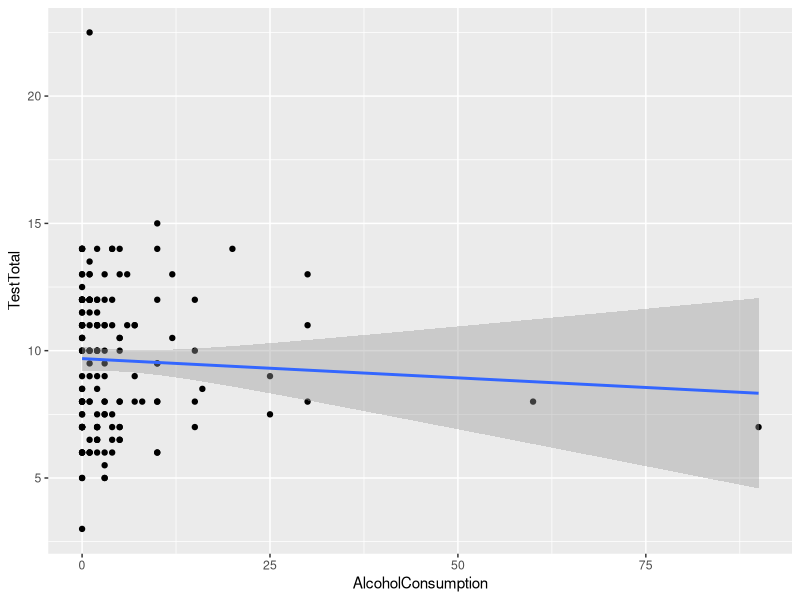

Recreate this plot in R.
## ---- chunk 1
knitr::opts_chunk$set(echo = TRUE)
library(tidyverse)
## ---- chunk 2
data <- read_csv('../data/npe-1920-wiskundige-geletterdheid.csv')
allTestData  <-  na.omit(subset(data, select = c(16, 96:110))) %>%
  mutate(TestLevel1 = TestQ01 + TestQ02 + TestQ03 + TestQ04 + TestQ05) %>%
  mutate(TestLevel2 = TestQ06 + TestQ07 + TestQ08 + TestQ09 + TestQ10) %>%
  mutate(TestLevel3 = TestQ11 + TestQ12 + TestQ13 + TestQ14 + TestQ15) %>%
  mutate(TestTotal = TestLevel1 + TestLevel2 + TestLevel3)
glimpse(allTestData)
## ---- chunk 3
ggplot(data = allTestData, mapping = aes(x = AlcoholConsumption, y = TestTotal)) +
  geom_point() +
  geom_smooth(method = "lm", formula = y ~ x)
## ---- chunk 4
#                                       afh                           onafh
regr_alcohol_wisktest <- lm(allTestData$TestTotal ~ allTestData$AlcoholConsumption)
regr_alcohol_wisktest
## ---- chunk 5
correlatieCoefficient <- cor(x = allTestData$AlcoholConsumption, y = allTestData$TestTotal)
determinatieCoefficient <- correlatieCoefficient^2
correlatieCoefficient
determinatieCoefficient
